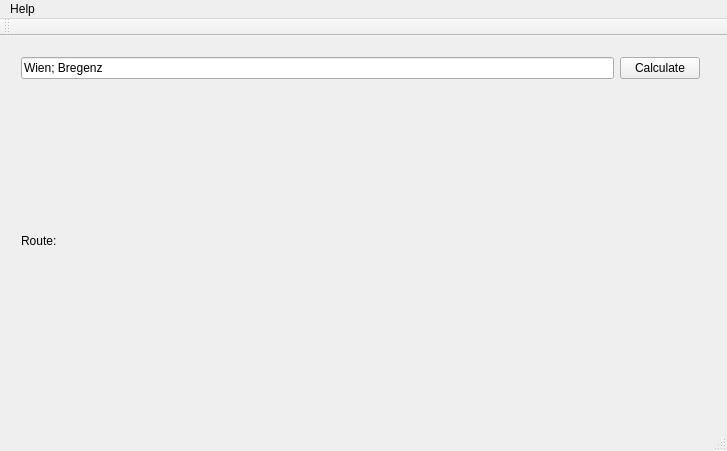
<?xml version="1.0" encoding="UTF-8"?>
<ui version="4.0">
 <class>MainWindow</class>
 <widget class="QMainWindow" name="MainWindow">
  <property name="geometry">
   <rect>
    <x>0</x>
    <y>0</y>
    <width>727</width>
    <height>451</height>
   </rect>
  </property>
  <property name="windowTitle">
   <string>MainWindow</string>
  </property>
  <widget class="QWidget" name="centralWidget">
   <widget class="QWidget" name="verticalLayoutWidget">
    <property name="geometry">
     <rect>
      <x>10</x>
      <y>10</y>
      <width>701</width>
      <height>361</height>
     </rect>
    </property>
    <layout class="QVBoxLayout" name="verticalLayout">
     <item>
      <layout class="QHBoxLayout" name="horizontalLayout">
       <item>
        <widget class="QLineEdit" name="planRoute">
         <property name="toolTip">
          <string>Seperate stops with ;</string>
         </property>
         <property name="text">
          <string>Wien; Bregenz</string>
         </property>
         <property name="placeholderText">
          <string>Please insert your stops here...</string>
         </property>
        </widget>
       </item>
       <item>
        <widget class="QPushButton" name="pushButton">
         <property name="text">
          <string>Calculate</string>
         </property>
        </widget>
       </item>
      </layout>
     </item>
     <item>
      <widget class="QLabel" name="label">
       <property name="text">
        <string>Route: </string>
       </property>
      </widget>
     </item>
    </layout>
   </widget>
  </widget>
  <widget class="QMenuBar" name="menuBar">
   <property name="geometry">
    <rect>
     <x>0</x>
     <y>0</y>
     <width>727</width>
     <height>30</height>
    </rect>
   </property>
   <widget class="QMenu" name="menuHelp">
    <property name="title">
     <string>Help</string>
    </property>
    <addaction name="actionAbout"/>
   </widget>
   <addaction name="menuHelp"/>
  </widget>
  <widget class="QToolBar" name="mainToolBar">
   <attribute name="toolBarArea">
    <enum>TopToolBarArea</enum>
   </attribute>
   <attribute name="toolBarBreak">
    <bool>false</bool>
   </attribute>
  </widget>
  <widget class="QStatusBar" name="statusBar"/>
  <action name="actionAbout">
   <property name="text">
    <string>About</string>
   </property>
  </action>
 </widget>
 <layoutdefault spacing="6" margin="11"/>
 <resources/>
 <connections/>
</ui>
